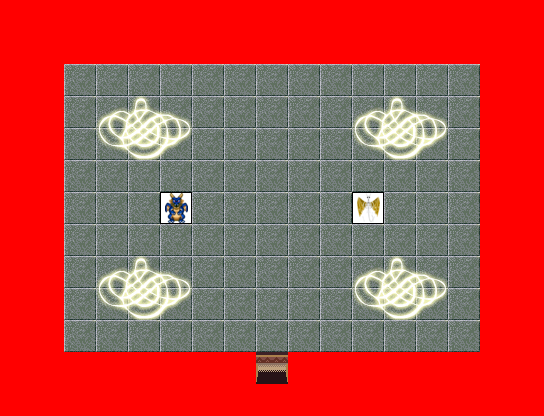

This is a level from a 2D game, rendered from its Tiled map with the project's own tilesets. A one-line summary and the map file follow, with tile-layer data summarised:
An orthogonal 17x13 tile map with 32x32 px tiles, 8 tile layers (0_floor, 1_terrain, 2_object, 3_roof, ...), 8 tilesets.

<map version="1.0" orientation="orthogonal" width="17" height="13" tilewidth="32" tileheight="32">
 <tileset name="int_wall_dark_red" firstgid="1" tilewidth="32" tileheight="32">
  <image source="../../tileset/building/wall/int_wall_dark_red.png" width="128" height="128" />
 </tileset>
 <tileset name="int_wall_dark_red_corners" firstgid="17" tilewidth="32" tileheight="32">
  <image source="../../tileset/building/wall/int_wall_dark_red_corners.png" width="128" height="128" />
 </tileset>
 <tileset name="dark_red_ns" firstgid="33" tilewidth="32" tileheight="32">
  <image source="../../tileset/building/entrance/dark_red_ns.png" width="96" height="128" />
 </tileset>
 <tileset name="collision" firstgid="45" tilewidth="32" tileheight="32">
  <image source="../../tileset/logic/collision.png" width="32" height="32" />
 </tileset>
 <tileset name="obrazy" firstgid="46" tilewidth="32" tileheight="32">
  <image source="../../tileset/pol/wyposazenie/obrazy.png" width="256" height="128" />
 </tileset>
 <tileset name="kafelki" firstgid="78" tilewidth="32" tileheight="32">
  <image source="../../tileset/pol/domki/podloga/kafelki_blyszczace.png" width="192" height="192" />
 </tileset>
 <tileset name="kafelki2" firstgid="114" tilewidth="32" tileheight="32">
  <image source="../../tileset/pol/domki/podloga/kafelki_blyszczace2.png" width="96" height="64" />
 </tileset>
 <tileset name="huge_animal" firstgid="120" tilewidth="32" tileheight="32">
  <image source="../../tileset/logic/creature/huge_animal.png" width="416" height="32" />
 </tileset>
 <layer name="0_floor" width="17" height="13">
  <data>[221 cells, 161 non-empty, 7 distinct tile ids]</data>
 </layer>
 <layer name="1_terrain" width="17" height="13">
  <data>[221 cells, 104 non-empty, 21 distinct tile ids]</data>
 </layer>
 <layer name="2_object" width="17" height="13">
  <data>[221 cells, 20 non-empty, 20 distinct tile ids]</data>
 </layer>
 <layer name="3_roof" width="17" height="13">
  <data>[221 cells, 0 non-empty, 0 distinct tile ids]</data>
 </layer>
 <layer name="4_roof_add" width="17" height="13">
  <data>[221 cells, 0 non-empty, 0 distinct tile ids]</data>
 </layer>
 <layer name="objects" width="17" height="13">
  <data>[221 cells, 2 non-empty, 2 distinct tile ids]</data>
 </layer>
 <layer name="collision" width="17" height="13">
  <data>[221 cells, 103 non-empty, 1 distinct tile ids]</data>
 </layer>
 <layer name="protection" width="17" height="13">
  <data>[221 cells, 0 non-empty, 0 distinct tile ids]</data>
 </layer>
</map>
